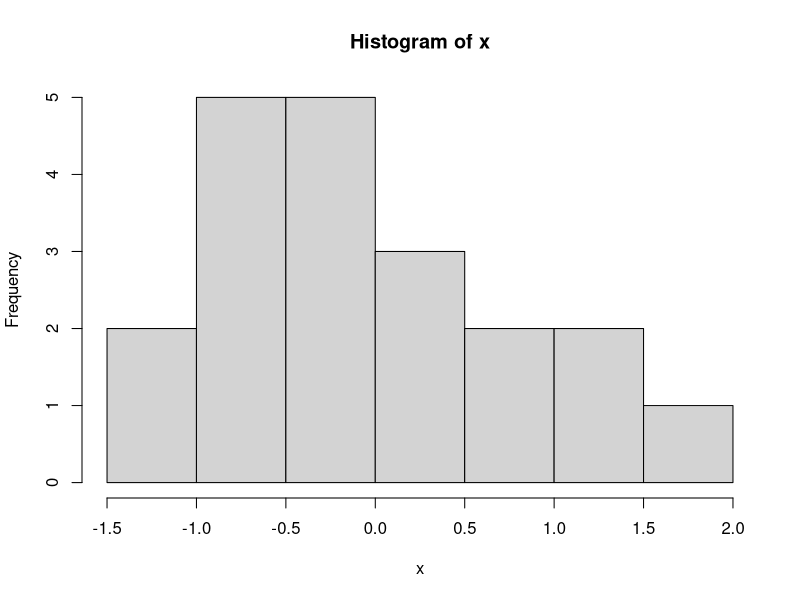
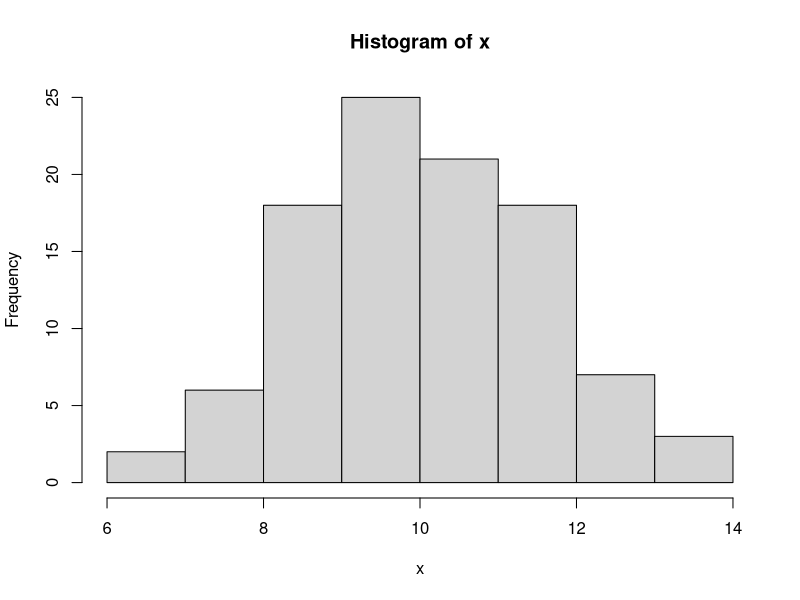
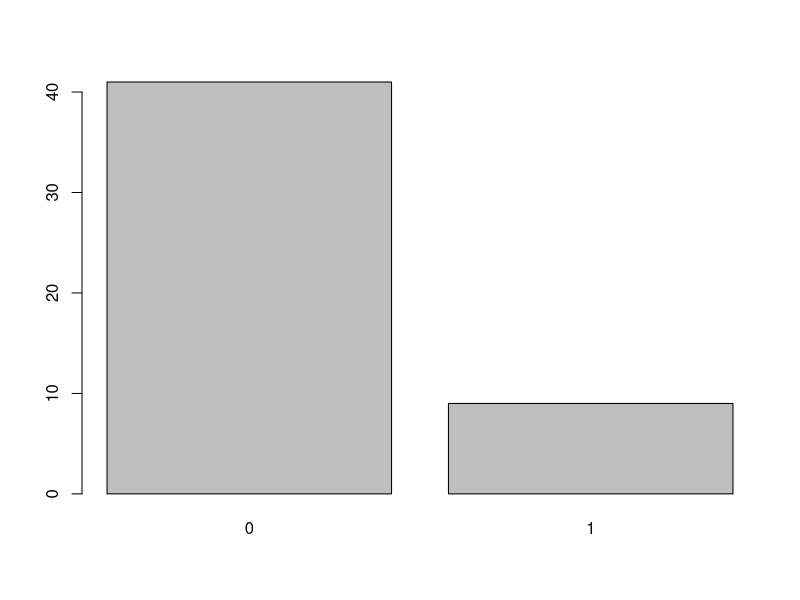
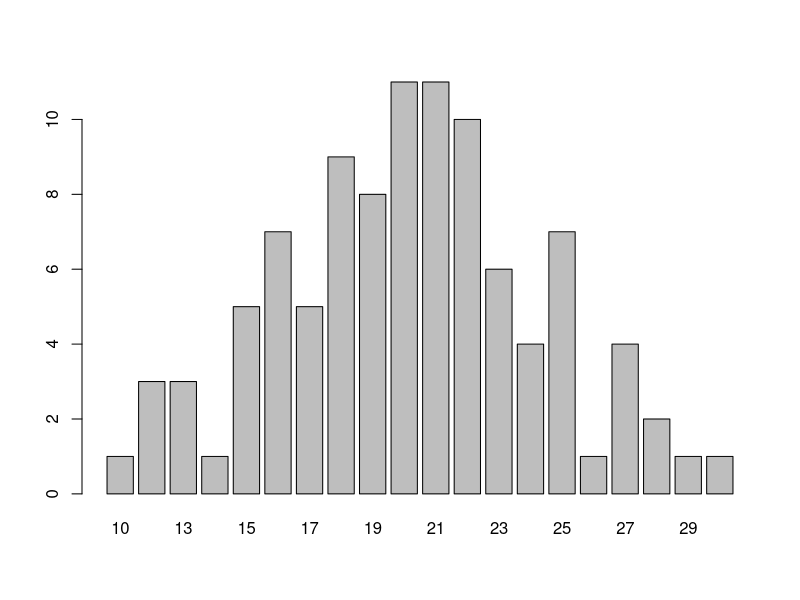

Write the R code that produced these figures, in order.
## ---- chunk 1
dnorm(1, mean=0, sd=1)
## ---- chunk 2
dnorm(-0.5, mean=0, sd=1)
## ---- chunk 3
pnorm(0, mean=0, sd=1)
## ---- chunk 4
pnorm(1, mean=0, sd=1)
## ---- chunk 5
1-pnorm(1, mean=0, sd=1)
## ---- chunk 6
pnorm(1, mean=0, sd=1, lower.tail=FALSE)
## ---- chunk 7
pnorm(1, mean=0, sd=1) - pnorm(0, mean=0, sd=1)
## ---- chunk 8
pnorm(0, mean=4, sd=3)
## ---- chunk 9
pnorm(5, mean=2, sd=sqrt(3), lower.tail=FALSE)
## ---- chunk 10
qnorm(0.05, mean=0, sd=1)
## ---- chunk 11
qnorm(0.025, mean=0, sd=1, lower.tail=FALSE)
## ---- chunk 12
qnorm(0.1, mean=-4, sd=sqrt(2), lower.tail=FALSE)
## ---- chunk 13
x = rnorm(20, mean=0, sd=1)
x
hist(x)
## ---- chunk 14
x = rnorm(100, mean=10, sd=sqrt(2))
x
hist(x)
## ---- chunk 15
dbinom(2, size=5, prob=0.5)
## ---- chunk 16
choose(5,2)*0.5^2*(1-0.5)^(5-2)
## ---- chunk 17
dbinom(2, size=5, prob=0.5) + dbinom(1, size=5, prob=0.5) + dbinom(0, size=5, prob=0.5)
## ---- chunk 18
pbinom(2, size=5, prob=0.5)
## ---- chunk 19
pbinom(20, size=100, prob=0.25)
## ---- chunk 20
1-pbinom(19, size=100, prob=0.25)
## ---- chunk 21
pbinom(19, size=100, prob=0.25, lower.tail=FALSE)
## ---- chunk 22
qbinom(0.25, size=20, prob=0.5)
## ---- chunk 23
x = rbinom(50, size=1, prob=0.2)
x
barplot(table(x))
## ---- chunk 24
x = rbinom(100, size=100, prob=0.2)
x
barplot(table(x))
